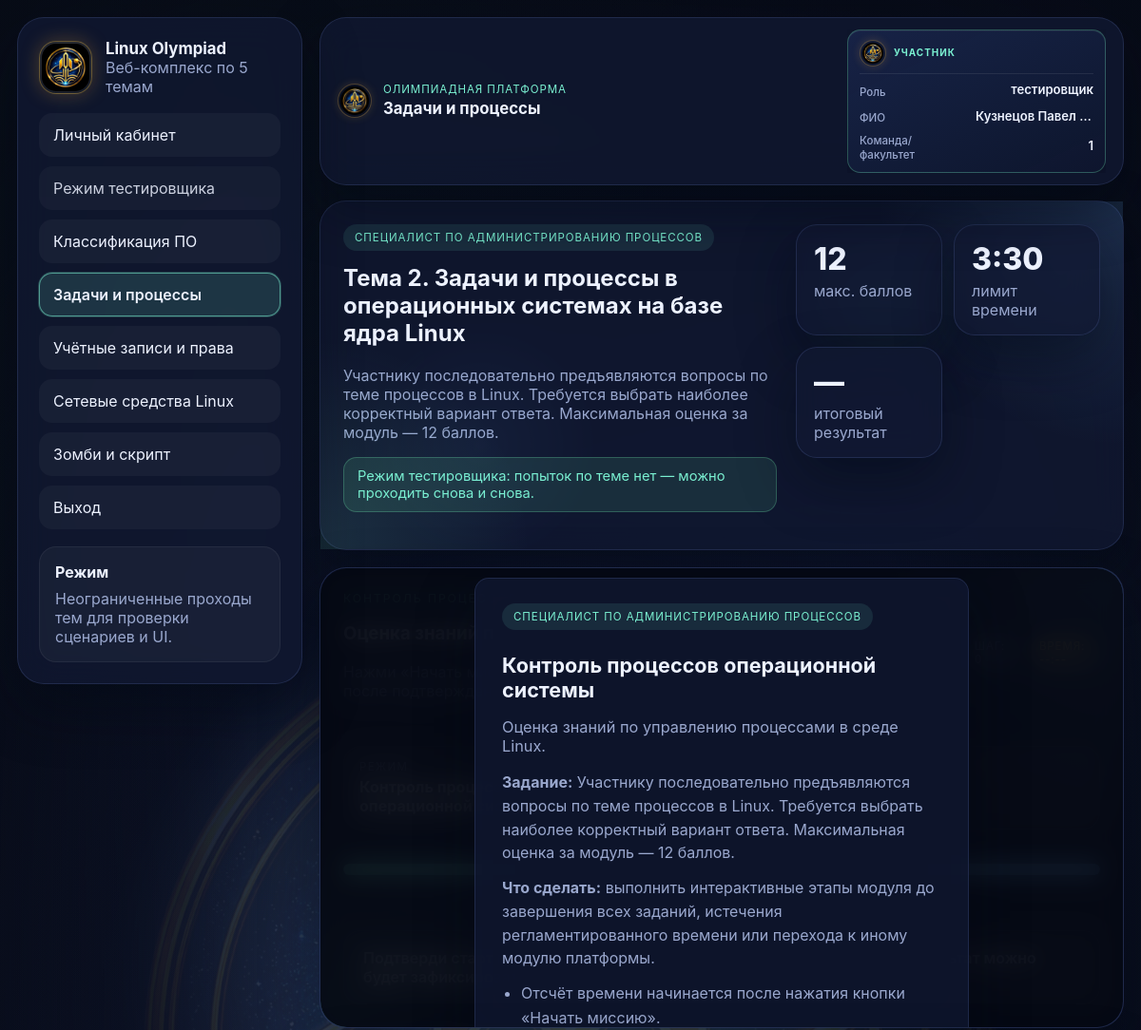
Before: /topic/2 (signed in, upper part) with the older database file.
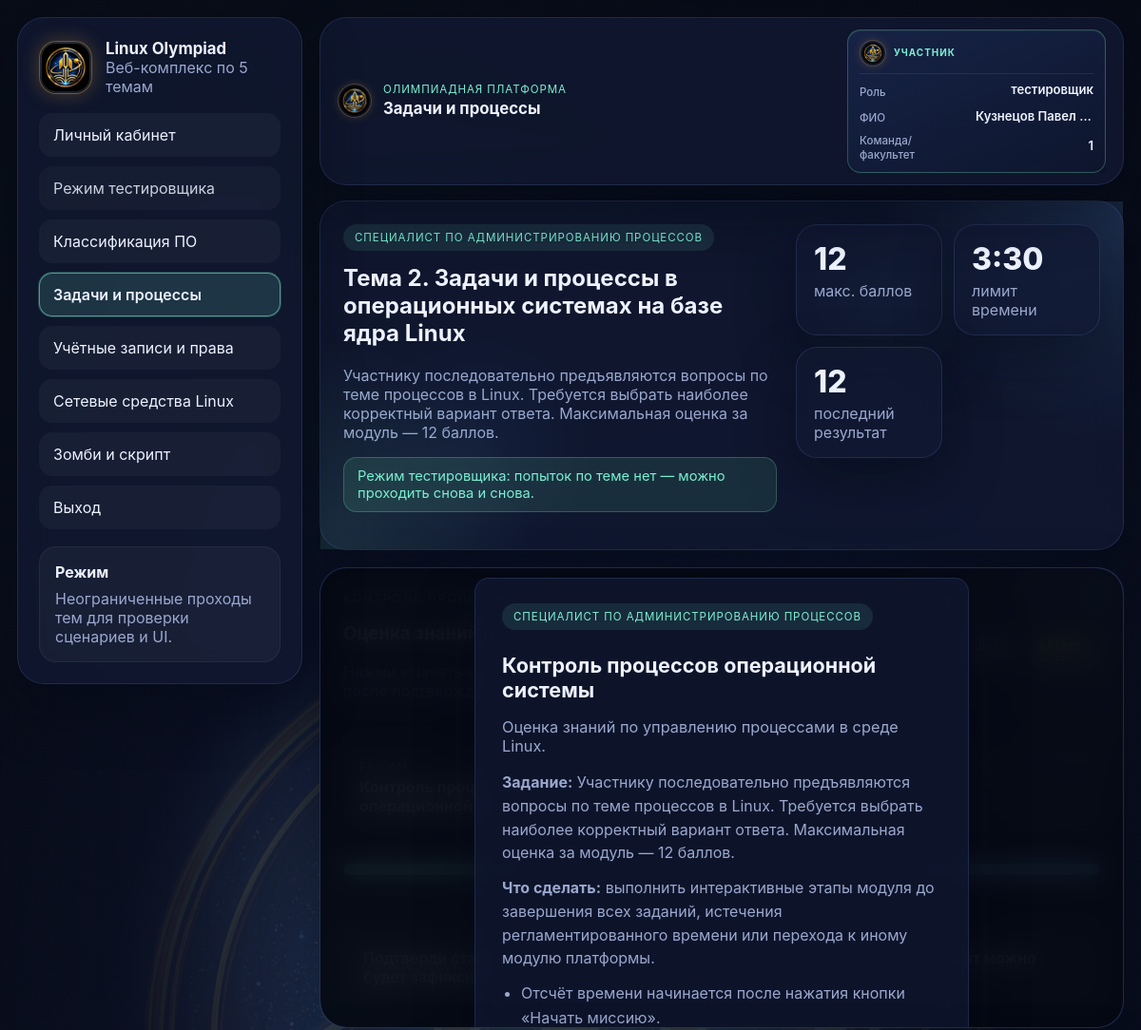
After: the same page with the newer database file.
### olympiad/models.py (models this page shows)
class TopicResult(db.Model):
    __tablename__ = "topic_results"
    id = db.Column(db.Integer, primary_key=True)
    user_id = db.Column(db.Integer, db.ForeignKey("users.id"), nullable=False)
    topic_id = db.Column(db.Integer, nullable=False)
    score = db.Column(db.Integer, nullable=False)
    max_score = db.Column(db.Integer, nullable=False)
    attempt = db.Column(db.Integer, nullable=False, default=1)
    details_json = db.Column(db.Text, nullable=True)
    created_at = db.Column(db.DateTime, default=datetime.utcnow, nullable=False)
    user = db.relationship("User", back_populates="results")

### olympiad/routes/pages.py (the view)
    @app.route("/topic/<int:topic_id>")
    @login_required
    def topic_page(topic_id: int):
        if session.get("role") == "admin":
            flash(
                "Преподаватель видит результаты через админ-панель. Для прохождения можно создать студенческий аккаунт.",
                "info",
            )
        topic = get_topic(topic_id)
        if not topic:
            flash("Такой темы нет.", "error")
            return redirect(url_for("dashboard"))
        role = session.get("role") or "student"
        is_tester = role == "tester"
        completed_result = (
            TopicResult.query.filter_by(user_id=session["user_id"], topic_id=topic_id)
            .order_by(TopicResult.created_at.desc())
            .first()
        )
        is_locked = (completed_result is not None) and not is_tester
        return render_template(
            "topic.html",
            topic=topic,
            topic_payload=json.dumps(topic, ensure_ascii=False),
            completed_result=completed_result,
            is_locked=is_locked,
            is_tester=is_tester,
            music_enabled=is_music_enabled(),
        )

### olympiad/models.py (called while the page is built)
    @property
    def full_name(self):
        parts = [self.surname, self.name, self.patronymic or ""]
        return " ".join(part for part in parts if part).strip()

### olympiad/utils/auth.py (called while the page is built)
def login_required(view_func):
    @wraps(view_func)
    def wrapper(*args, **kwargs):
        if not session.get("user_id"):
            return redirect(url_for("login"))
        return view_func(*args, **kwargs)
    return wrapper

### topics/__init__.py (called while the page is built)
def get_topic(topic_id: int):
    return TOPICS.get(topic_id)

def list_topics():
    return [TOPICS[key] for key in sorted(TOPICS.keys())]

### templates/topic.html (shortened to what the changed rows need)
{% extends "base.html" %}
{% block page_title %}{{ topic.short_title }}{% endblock %}
{% block content %}
<section class="topic-hero glass-card {{ topic.ui_theme }}">
    <div>
        <h2>{{ topic.title }}</h2>
    </div>
    <div class="hero-side-stats">
        <div class="stat-box compact">
            <div class="stat-value">{{ completed_result.score if completed_result else '—' }}</div>
            <div class="stat-label">{% if is_tester and completed_result %}последний{% else %}итоговый{% endif %} результат</div>
        </div>
    </div>
</section>
{% endblock %}

Changed rows visible on the page:
added TopicResult: score "12"
Other visible differences:
{{ completed_result.score if completed_result else '—' }}: "—" → (not shown)
text no longer shown: "итоговый"
text now shown: "последний"
